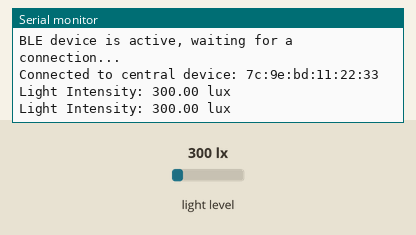
Recording of a sketch running on a simulated Arduino Nano 33 IoT. Parts: the last lines printed to the serial monitor. The inputs (shaded band) are chosen by the test bench; at power-on: light level 300 lx. Nothing arrives over Bluetooth unless stated; a phone connects over Bluetooth LE 3 s after start.

Above: at 4.8 s.
4.9 s: light level set to 40 lx
At 5.8 s:
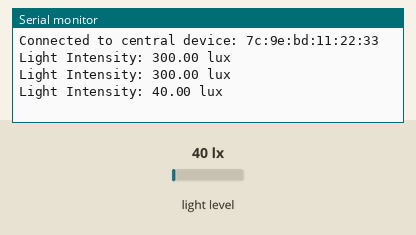
6.5 s: light level set to 500 lx
At 7.5 s:
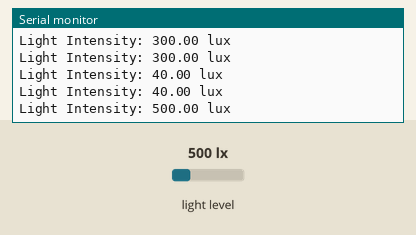
Timing chart, 0 to 9.5 s (numbered marks = the images above; inputs shaded):
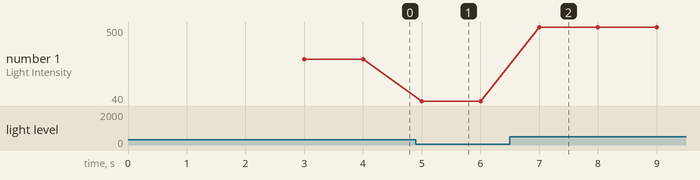

The sketch:

arduino.ino
```cpp
#include <ArduinoBLE.h>
#include <Wire.h>
#include <BH1750.h>

// Define custom UUIDs for the BLE service and characteristic
#define SERVICE_UUID "e6a4e15a-7cdd-4272-9584-84aee74d55e5"
#define CHARACTERISTIC_UUID "e6a4e15a-7cdd-4272-9584-84aee74d55e5"

// Initialize BLE service and characteristic
BLEService lightService(SERVICE_UUID);  // Define a new BLE service with a unique UUID
BLEStringCharacteristic lightCharacteristic(CHARACTERISTIC_UUID, BLERead | BLENotify, 20);  // Define a BLE characteristic for light data

// Initialize the BH1750 light sensor with I2C address 0x23
BH1750 lightSensor(0x23);

// Variables for managing measurement timing
unsigned long lastMeasurementTime = 0;  // Stores the time of the last light measurement
const unsigned long measurementInterval = 1000;  // Interval for measurements in milliseconds (1 second)

void setup() {
  Serial.begin(9600);  // Initialize serial communication at 9600 baud rate
  while (!Serial);     // Wait until the serial monitor is ready

  // Initialize I2C communication and BH1750 light sensor
  Wire.begin();
  if (!lightSensor.begin()) {  // Check if the sensor initializes successfully
    Serial.println("Failed to initialize BH1750 sensor.");
    while (1);  // Halt the program if sensor initialization fails
  }

  // Initialize BLE
  if (!BLE.begin()) {
    Serial.println("Failed to initialize BLE.");
    while (1);  // Halt the program if BLE initialization fails
  }

  // Set the BLE device's local name and start advertising the service
  BLE.setLocalName("Nano33IoT");
  BLE.setAdvertisedService(lightService);

  // Add the characteristic to the service
  lightService.addCharacteristic(lightCharacteristic);

  // Add the service to the BLE stack and begin advertising it
  BLE.addService(lightService);
  BLE.advertise();

  Serial.println("BLE device is active, waiting for a connection...");
}

void loop() {
  // Check for connection from a central device
  BLEDevice central = BLE.central();

  // If a central device is connected
  if (central) {
    Serial.print("Connected to central device: ");
    Serial.println(central.address());

    // While the central device is connected, read and send light sensor data
    while (central.connected()) {
      // Check if enough time has passed to take a new measurement
      if (millis() - lastMeasurementTime >= measurementInterval) {
        lastMeasurementTime = millis();  // Update the last measurement timestamp

        // Read light intensity from the sensor
        float lux = lightSensor.readLightLevel();

        // Check if the reading is valid
        if (lux >= 0) {
          Serial.print("Light Intensity: ");
          Serial.print(lux);
          Serial.println(" lux");

          // Convert lux value to a string and write it to the BLE characteristic
          String luxString = String(lux);
          lightCharacteristic.writeValue(luxString);
        } else {
          Serial.println("Failed to read light level.");  // Handle failed reading
        }
      }

      BLE.poll();  // Keep BLE connection alive and process BLE events
    }

    Serial.println("Disconnected from central device.");  // Notify disconnection
  }

  BLE.poll();  // Poll BLE events when not connected to ensure continued advertising
}
```

Measured:
- after the input at 4.9 s, the serial monitor: prints a new line after 0.10 s (image 1)
- after the input at 6.5 s, the serial monitor: prints a new line after 0.50 s (image 2)
- plotted number 1: 300 → 40 after the input at 4.9 s, 40 → 500 after the input at 6.5 s
